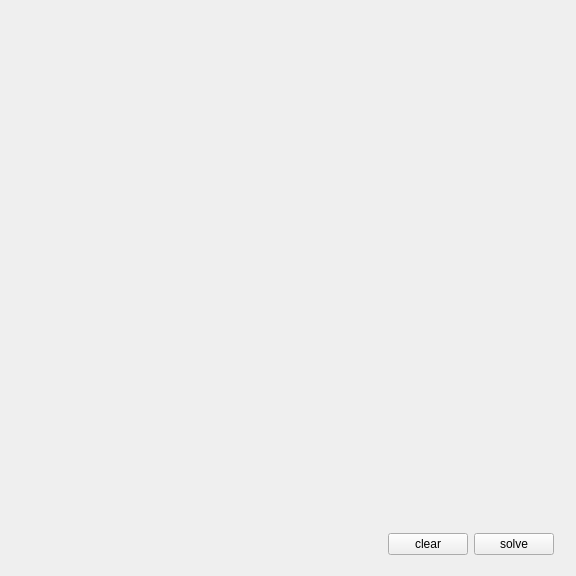
<?xml version="1.0" encoding="UTF-8"?>
<ui version="4.0">
 <class>MainWindow</class>
 <widget class="QMainWindow" name="MainWindow">
  <property name="geometry">
   <rect>
    <x>0</x>
    <y>0</y>
    <width>576</width>
    <height>576</height>
   </rect>
  </property>
  <property name="windowTitle">
   <string>Sudoku - Solver</string>
  </property>
  <widget class="QWidget" name="centralWidget">
   <layout class="QVBoxLayout" name="verticalLayout">
    <property name="spacing">
     <number>0</number>
    </property>
    <property name="topMargin">
     <number>10</number>
    </property>
    <property name="bottomMargin">
     <number>10</number>
    </property>
    <item>
     <layout class="QVBoxLayout" name="field">
      <property name="spacing">
       <number>0</number>
      </property>
     </layout>
    </item>
    <item>
     <widget class="QWidget" name="verticalWidget" native="true">
      <layout class="QVBoxLayout" name="main">
       <item>
        <spacer name="verticalSpacer">
         <property name="orientation">
          <enum>Qt::Vertical</enum>
         </property>
         <property name="sizeHint" stdset="0">
          <size>
           <width>20</width>
           <height>40</height>
          </size>
         </property>
        </spacer>
       </item>
       <item>
        <layout class="QVBoxLayout" name="verticalLayout_3">
         <property name="spacing">
          <number>0</number>
         </property>
         <property name="sizeConstraint">
          <enum>QLayout::SetFixedSize</enum>
         </property>
         <item>
          <layout class="QHBoxLayout" name="horizontalLayout">
           <property name="spacing">
            <number>6</number>
           </property>
           <property name="sizeConstraint">
            <enum>QLayout::SetMinimumSize</enum>
           </property>
           <item>
            <spacer name="horizontalSpacer">
             <property name="orientation">
              <enum>Qt::Horizontal</enum>
             </property>
             <property name="sizeHint" stdset="0">
              <size>
               <width>40</width>
               <height>20</height>
              </size>
             </property>
            </spacer>
           </item>
           <item>
            <widget class="QPushButton" name="clearButton">
             <property name="text">
              <string>clear</string>
             </property>
            </widget>
           </item>
           <item>
            <widget class="QPushButton" name="solveButton">
             <property name="text">
              <string>solve</string>
             </property>
            </widget>
           </item>
          </layout>
         </item>
        </layout>
       </item>
      </layout>
     </widget>
    </item>
   </layout>
  </widget>
 </widget>
 <layoutdefault spacing="6" margin="11"/>
 <resources/>
 <connections/>
</ui>
